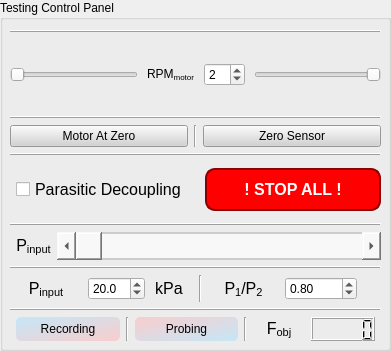
   <widget class="QGroupBox" name="testing_control_panel">
    <property name="geometry">
     <rect>
      <x>10</x>
      <y>530</y>
      <width>391</width>
      <height>351</height>
     </rect>
    </property>
    <property name="title">
     <string>Testing Control Panel</string>
    </property>
    <widget class="QWidget" name="verticalLayoutWidget_9">
     <property name="geometry">
      <rect>
       <x>10</x>
       <y>30</y>
       <width>371</width>
       <height>311</height>
      </rect>
     </property>
     <property name="sizePolicy">
      <sizepolicy hsizetype="Maximum" vsizetype="Maximum">
       <horstretch>0</horstretch>
       <verstretch>0</verstretch>
      </sizepolicy>
     </property>
     <layout class="QVBoxLayout" name="testing_control_panel_layout" stretch="5,1,6,1,1">
      <item>
       <layout class="QVBoxLayout" name="verticalLayout_18" stretch="1,1,4,1,1,1">
        <item>
         <widget class="QFrame" name="hline1_9">
          <property name="frameShape">
           <enum>QFrame::HLine</enum>
          </property>
          <property name="frameShadow">
           <enum>QFrame::Raised</enum>
          </property>
         </widget>
        </item>
        <item>
         <layout class="QVBoxLayout" name="verticalLayout">
          <item>
           <widget class="QWidget" name="widget_11" native="true"/>
          </item>
         </layout>
        </item>
        <item>
         <layout class="QHBoxLayout" name="horizontalLayout_15" stretch="10,1,1,10">
          <property name="spacing">
           <number>9</number>
          </property>
          <item>
           <widget class="QSlider" name="motor_pos_ctrl_bar_1">
            <property name="sizePolicy">
             <sizepolicy hsizetype="Expanding" vsizetype="Fixed">
              <horstretch>0</horstretch>
              <verstretch>1</verstretch>
             </sizepolicy>
            </property>
            <property name="maximum">
             <number>44</number>
            </property>
            <property name="orientation">
             <enum>Qt::Horizontal</enum>
            </property>
           </widget>
          </item>
          <item>
           <widget class="QLabel" name="motor_speed_ctrl_label">
            <property name="text">
             <string>RPM&lt;sub&gt;motor</string>
            </property>
           </widget>
          </item>
          <item>
           <widget class="QSpinBox" name="motor_speed_ctrl_input">
            <property name="maximum">
             <number>20</number>
            </property>
            <property name="value">
             <number>2</number>
            </property>
           </widget>
          </item>
          <item>
           <widget class="QSlider" name="motor_pos_ctrl_bar_2">
            <property name="sizePolicy">
             <sizepolicy hsizetype="Expanding" vsizetype="Fixed">
              <horstretch>0</horstretch>
              <verstretch>1</verstretch>
             </sizepolicy>
            </property>
            <property name="maximum">
             <number>44</number>
            </property>
            <property name="orientation">
             <enum>Qt::Horizontal</enum>
            </property>
            <property name="invertedAppearance">
             <bool>true</bool>
            </property>
           </widget>
          </item>
         </layout>
        </item>
        <item>
         <layout class="QVBoxLayout" name="verticalLayout_8">
          <item>
           <widget class="QWidget" name="widget_6" native="true"/>
          </item>
         </layout>
        </item>
        <item>
         <widget class="QFrame" name="hline1_8">
          <property name="frameShape">
           <enum>QFrame::HLine</enum>
          </property>
          <property name="frameShadow">
           <enum>QFrame::Raised</enum>
          </property>
         </widget>
        </item>
        <item>
         <layout class="QHBoxLayout" name="horizontalLayout_7">
          <item>
           <widget class="QPushButton" name="motor_zero_button">
            <property name="styleSheet">
             <string notr="true">background-color: lightgray</string>
            </property>
            <property name="text">
             <string>Motor At Zero</string>
            </property>
           </widget>
          </item>
          <item>
           <widget class="Line" name="line_13">
            <property name="orientation">
             <enum>Qt::Vertical</enum>
            </property>
           </widget>
          </item>
          <item>
           <widget class="QPushButton" name="sensor_zero_button">
            <property name="styleSheet">
             <string notr="true">background-color: lightgray</string>
            </property>
            <property name="text">
             <string>Zero Sensor</string>
            </property>
           </widget>
          </item>
         </layout>
        </item>
       </layout>
      </item>
      <item>
       <widget class="QFrame" name="hline1_15">
        <property name="frameShape">
         <enum>QFrame::HLine</enum>
        </property>
        <property name="frameShadow">
         <enum>QFrame::Raised</enum>
        </property>
       </widget>
      </item>
      <item>
       <layout class="QVBoxLayout" name="verticalLayout_13" stretch="0,5,0,1,1,1,1">
        <property name="sizeConstraint">
         <enum>QLayout::SetNoConstraint</enum>
        </property>
        <item>
         <widget class="QWidget" name="widget_5" native="true"/>
        </item>
        <item>
         <layout class="QHBoxLayout" name="horizontalLayout_4" stretch="0,1,0,1">
          <property name="sizeConstraint">
           <enum>QLayout::SetMinimumSize</enum>
          </property>
          <item>
           <widget class="QWidget" name="widget_13" native="true"/>
          </item>
          <item>
           <widget class="QCheckBox" name="parasitic_decoupling_enable">
            <property name="font">
             <font>
              <pointsize>12</pointsize>
             </font>
            </property>
            <property name="text">
             <string>Parasitic Decoupling</string>
            </property>
           </widget>
          </item>
          <item>
           <widget class="QWidget" name="widget_4" native="true"/>
          </item>
          <item>
           <widget class="QPushButton" name="stop_all_button">
            <property name="font">
             <font>
              <pointsize>12</pointsize>
              <bold>true</bold>
             </font>
            </property>
            <property name="styleSheet">
             <string notr="true">background-color: red;
	color: white;
    border: 2px solid darkred;
    border-radius: 10px;
    padding: 10px 20px;</string>
            </property>
            <property name="text">
             <string>! STOP ALL !</string>
            </property>
           </widget>
          </item>
         </layout>
        </item>
        <item>
         <widget class="QWidget" name="widget_12" native="true"/>
        </item>
        <item>
         <widget class="QFrame" name="hline1_12">
          <property name="frameShape">
           <enum>QFrame::HLine</enum>
          </property>
          <property name="frameShadow">
           <enum>QFrame::Raised</enum>
          </property>
         </widget>
        </item>
        <item>
         <layout class="QHBoxLayout" name="horizontalLayout_8" stretch="0,0,3">
          <item>
           <widget class="QWidget" name="widget_9" native="true"/>
          </item>
          <item>
           <widget class="QLabel" name="pressure_scrollbar_label">
            <property name="font">
             <font>
              <pointsize>12</pointsize>
             </font>
            </property>
            <property name="text">
             <string>P&lt;sub&gt;input</string>
            </property>
            <property name="alignment">
             <set>Qt::AlignCenter</set>
            </property>
           </widget>
          </item>
          <item>
           <widget class="QScrollBar" name="pressure_scrollbar">
            <property name="sizePolicy">
             <sizepolicy hsizetype="Minimum" vsizetype="Preferred">
              <horstretch>0</horstretch>
              <verstretch>1</verstretch>
             </sizepolicy>
            </property>
            <property name="autoFillBackground">
             <bool>false</bool>
            </property>
            <property name="styleSheet">
             <string notr="true">background: #f8f8f8; /* Light gray background */
    height: 15px;
    border: 2px solid #cccccc; /* Darker gray border on all sides */
    border-radius: 5px; /* Rounded corners */</string>
            </property>
            <property name="maximum">
             <number>100</number>
            </property>
            <property name="singleStep">
             <number>1</number>
            </property>
            <property name="orientation">
             <enum>Qt::Horizontal</enum>
            </property>
           </widget>
          </item>
         </layout>
        </item>
        <item>
         <widget class="QFrame" name="hline1_7">
          <property name="frameShape">
           <enum>QFrame::HLine</enum>
          </property>
          <property name="frameShadow">
           <enum>QFrame::Raised</enum>
          </property>
         </widget>
        </item>
        <item>
         <layout class="QHBoxLayout" name="horizontalLayout_10" stretch="4,2,2,0,2,4,4,1">
          <item>
           <widget class="QLabel" name="pressure_type_input_label">
            <property name="font">
             <font>
              <pointsize>12</pointsize>
             </font>
            </property>
            <property name="text">
             <string>P&lt;sub&gt;input</string>
            </property>
            <property name="alignment">
             <set>Qt::AlignCenter</set>
            </property>
            <property name="wordWrap">
             <bool>true</bool>
            </property>
           </widget>
          </item>
          <item>
           <widget class="QDoubleSpinBox" name="pressure_type_input">
            <property name="suffix">
             <string/>
            </property>
            <property name="decimals">
             <number>1</number>
            </property>
            <property name="minimum">
             <double>0.000000000000000</double>
            </property>
            <property name="singleStep">
             <double>0.100000000000000</double>
            </property>
            <property name="value">
             <double>20.000000000000000</double>
            </property>
           </widget>
          </item>
          <item>
           <widget class="QLabel" name="pressure_unit">
            <property name="font">
             <font>
              <pointsize>12</pointsize>
             </font>
            </property>
            <property name="text">
             <string>kPa</string>
            </property>
            <property name="alignment">
             <set>Qt::AlignCenter</set>
            </property>
           </widget>
          </item>
          <item>
           <widget class="QWidget" name="widget_29" native="true"/>
          </item>
          <item>
           <widget class="Line" name="line">
            <property name="orientation">
             <enum>Qt::Vertical</enum>
            </property>
           </widget>
          </item>
          <item>
           <widget class="QLabel" name="coefficient_label">
            <property name="font">
             <font>
              <pointsize>12</pointsize>
             </font>
            </property>
            <property name="text">
             <string>P&lt;sub&gt;1&lt;/sub&gt;/P&lt;sub&gt;2</string>
            </property>
            <property name="alignment">
             <set>Qt::AlignCenter</set>
            </property>
            <property name="wordWrap">
             <bool>true</bool>
            </property>
           </widget>
          </item>
          <item>
           <widget class="QDoubleSpinBox" name="ctrl_coefficient">
            <property name="maximum">
             <double>2.000000000000000</double>
            </property>
            <property name="singleStep">
             <double>0.010000000000000</double>
            </property>
            <property name="value">
             <double>0.800000000000000</double>
            </property>
           </widget>
          </item>
          <item>
           <widget class="QWidget" name="widget_28" native="true"/>
          </item>
         </layout>
        </item>
       </layout>
      </item>
      <item>
       <widget class="QFrame" name="hline1_3">
        <property name="frameShape">
         <enum>QFrame::HLine</enum>
        </property>
        <property name="frameShadow">
         <enum>QFrame::Raised</enum>
        </property>
       </widget>
      </item>
      <item>
       <layout class="QHBoxLayout" name="horizontalLayout_5" stretch="0,2,0,2,0,1,0,0">
        <item>
         <widget class="QWidget" name="widget" native="true"/>
        </item>
        <item>
         <widget class="QPushButton" name="record_data_button">
          <property name="styleSheet">
           <string notr="true">background-color: qlineargradient(spread:pad, x1:0, y1:0, x2:1, y2:1, stop:0 rgba(179, 229, 252, 0.7), stop:1 rgba(255, 192, 192, 0.7));
    border: none;
    border-radius: 5px;
    padding: 5px;</string>
          </property>
          <property name="text">
           <string>Recording</string>
          </property>
         </widget>
        </item>
        <item>
         <widget class="Line" name="line_5">
          <property name="orientation">
           <enum>Qt::Vertical</enum>
          </property>
         </widget>
        </item>
        <item>
         <widget class="QPushButton" name="probing_button">
          <property name="styleSheet">
           <string notr="true">background-color: qlineargradient(spread:pad, x1:0, y1:0, x2:1, y2:1, stop:0 rgba(255, 192, 192, 0.7), stop:1 rgba(179, 229, 252, 0.7));
    border: none;
    border-radius: 5px;
    padding: 5px;</string>
          </property>
          <property name="text">
           <string>Probing</string>
          </property>
         </widget>
        </item>
        <item>
         <widget class="Line" name="line_25">
          <property name="orientation">
           <enum>Qt::Vertical</enum>
          </property>
         </widget>
        </item>
        <item>
         <widget class="QLabel" name="firmness_value_label">
          <property name="font">
           <font>
            <pointsize>12</pointsize>
           </font>
          </property>
          <property name="text">
           <string>F&lt;sub&gt;obj</string>
          </property>
          <property name="alignment">
           <set>Qt::AlignCenter</set>
          </property>
          <property name="wordWrap">
           <bool>true</bool>
          </property>
         </widget>
        </item>
        <item>
         <widget class="QLCDNumber" name="firmness_value"/>
        </item>
        <item>
         <widget class="QWidget" name="widget_3" native="true"/>
        </item>
       </layout>
      </item>
     </layout>
    </widget>
   </widget>
